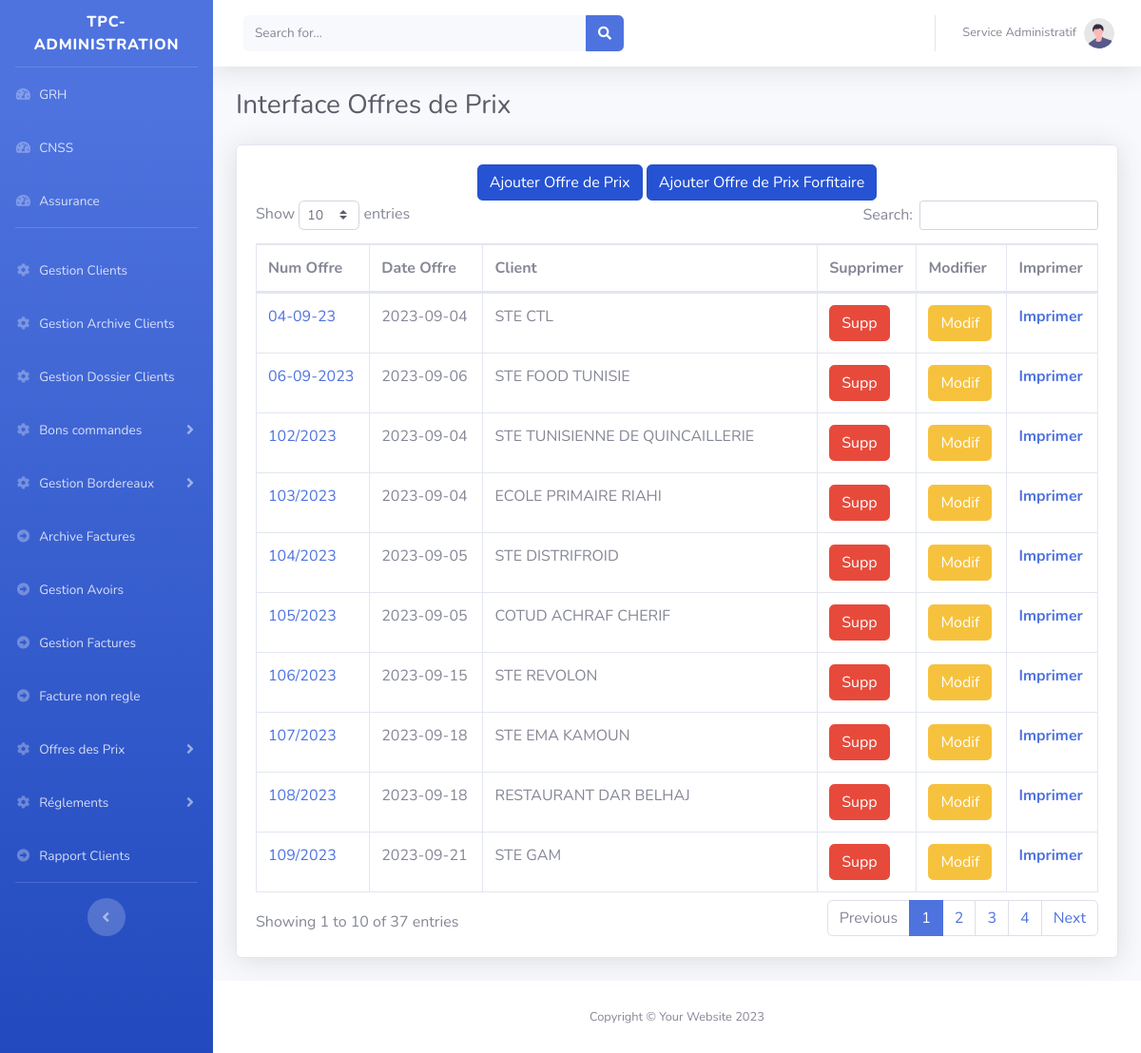
Screenshot of /tpc/main.php?Offres_Prix with the database file from the repository.
### tables this page shows
CREATE TABLE `offre_prix` (
  `id_offre` int(11) NOT NULL,
  `num_offre` varchar(20) NOT NULL,
  `date` varchar(20) NOT NULL,
  `client` int(20) NOT NULL
);

CREATE TABLE `clients` (
  `id` int(11) NOT NULL,
  `type_client` varchar(200) DEFAULT NULL,
  `convention` varchar(100) DEFAULT NULL,
  `pieceConvention` varchar(250) DEFAULT NULL,
  `nom_client` varchar(200) DEFAULT NULL,
  `code_client` varchar(11) DEFAULT NULL,
  `adresse` text DEFAULT NULL,
  `matriculeFiscale` varchar(100) DEFAULT NULL,
  `exonoration` varchar(100) DEFAULT NULL,
  `pieceExonoration` varchar(200) DEFAULT NULL,
  `tel` varchar(200) DEFAULT NULL,
  `email` varchar(200) DEFAULT NULL,
  `numexonoration` varchar(250) DEFAULT NULL,
  `ValiditeExonoration` varchar(250) DEFAULT NULL
);

### tpc/class/connexion.db.php (called while the page is built)
<?php
function connexion(): PDO {
    $host = getenv('DB_HOST') ?: '127.0.0.1';
    $port = getenv('DB_PORT') ?: 3306;
    $db   = getenv('DB_NAME') ?: 'tpc';
    $user = getenv('DB_USER') ?: 'root';
    $pass = getenv('DB_PASSWORD') !== false ? getenv('DB_PASSWORD') : '';
    $dsn = "mysql:host=$host;port=$port;dbname=$db;charset=utf8mb4";
    $opts = [
        PDO::ATTR_ERRMODE            => PDO::ERRMODE_EXCEPTION,
        PDO::ATTR_DEFAULT_FETCH_MODE => PDO::FETCH_ASSOC,
        PDO::ATTR_EMULATE_PREPARES   => false,
    ];
    return new PDO($dsn, $user, $pass, $opts);
}

### tpc/class/OffresPrix.class.php (called while the page is built, shortened)
<?php
include_once 'connexion.db.php';
class OffresPrix{
	private $cnx;
	public function __construct(){$this->cnx=connexion();}
	public function AfficherOffres(){
		$sql="SELECT * FROM offre_prix as Of,clients as clt where Of.client=clt.id";
		$req=$this->cnx->query($sql);
		$resultat=$req->fetchAll();
		return $resultat;
	}
}
$offre=new OffresPrix();

### tpc/pages/OffresPrix/Afficher.php (the view, shortened to what this page needs)
<?php
include_once 'class/OffresPrix.class.php';
$offres=$offre->AfficherOffres();
?>
                    <div class="card shadow mb-4">
                       <div style="width:100%;text-align:center" class="col-12">
                            <a href="?Offres_Prix&Add" class="btn btn-primary active " style="position:relative; top:20px;"  >
							Ajouter Offre de Prix</a>
							 <a href="?Offres_Prix&AddOffreForfitaire" class="btn btn-primary active " style="position:relative; top:20px;"  >
							Ajouter Offre de Prix Forfitaire</a>
							</div>
                        <div class="card-body">
                            <div class="table-responsive">
                                <table class="table table-bordered" id="dataTable" width="100%" cellspacing="0">
                                    <thead>
                                        <tr>
											<th >Num Offre</th>
											<th >Date Offre</th>
											<th >Client</th>
											<th >Supprimer</th>
											<th >Modifier</th>
											<th >Imprimer</th>
                                        </tr>
                                    </thead>
                                    <tbody>
									<?php if(!empty($offres)){
										foreach($offres as $key){
?>
											 <tr>
												<td><a href="#">
												  <?=$key['num_offre']?>
												  </a>
												  </td>
												 <td><?=$key['date']?></td>
												<td><?=$key['nom_client']?></td>
												  <td>
												   <button type="button" class="btn btn-danger" data-bs-toggle="modal" data-bs-target="#ModalSupprimerOffre<?=$key['num_offre']?>">Supp</button>
												  </td>
												  <td>
												     <button type="button" class="btn btn-warning" data-bs-toggle="modal" data-bs-target="#ModalUpdateOffre<?=$key['num_offre']?>">Modif</button>
												  </td>
												  <th><a href="./pages/OffresPrix/ModeleOffre.php?offre=<?=$key['num_offre']?>">Imprimer</a></th>
											 </tr>
									<?php }}?>
									 </tbody>
                                </table>
                            </div>
                        </div>
                    </div>

### rows the page displays
offre_prix: num_offre "102/2023", date "2023-09-04", client.nom_client "STE TUNISIENNE DE QUINCAILLERIE"
offre_prix: num_offre "103/2023", date "2023-09-04", client.nom_client "ECOLE PRIMAIRE RIAHI"
offre_prix: num_offre "104/2023", date "2023-09-05", client.nom_client "STE DISTRIFROID"
offre_prix: num_offre "04-09-23", date "2023-09-04", client.nom_client "STE CTL"
offre_prix: num_offre "105/2023", date "2023-09-05", client.nom_client "COTUD ACHRAF CHERIF"
offre_prix: num_offre "06-09-2023", date "2023-09-06", client.nom_client "STE FOOD TUNISIE"
offre_prix: num_offre "106/2023", date "2023-09-15", client.nom_client "STE REVOLON"
offre_prix: num_offre "107/2023", date "2023-09-18", client.nom_client "STE EMA KAMOUN"
offre_prix: num_offre "108/2023", date "2023-09-18", client.nom_client "RESTAURANT DAR BELHAJ"
offre_prix: num_offre "109/2023", date "2023-09-21", client.nom_client "STE GAM"
